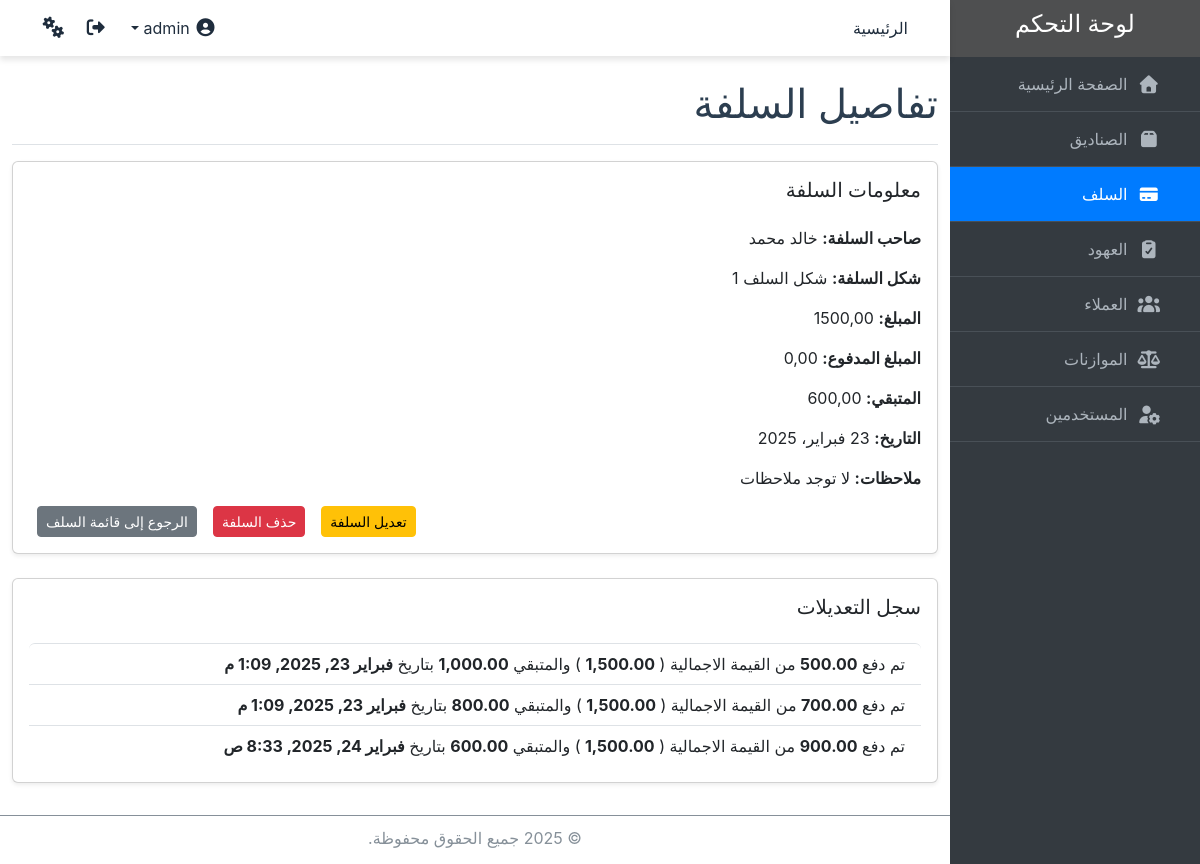
/loans/4/ (signed in), run on the app's committed database.
### core/models.py (models this page shows, shortened)
class Loan(models.Model):
    loan_owner = models.CharField(max_length=100, default='', verbose_name="صاحب السلف")
    loan_type = models.ForeignKey('LoanType', on_delete=models.CASCADE, related_name='loans', verbose_name="شكل السلف")
    amount = models.DecimalField(max_digits=10, decimal_places=2, default=0, verbose_name="قيمة السلف")
    paid_amount = models.DecimalField(max_digits=10, decimal_places=2, default=0, verbose_name="المبلغ المدفوع")
    remaining_amount = models.DecimalField(max_digits=10, decimal_places=2, default=0, null=True, verbose_name="المتبقي")
    note = models.TextField(verbose_name="ملاحظات", blank=True, null=True)
    date = models.DateField(verbose_name="تاريخ السلفة", auto_now_add=True)
    class Meta:
        verbose_name = "سلفة"
        verbose_name_plural = "السلف"

class LoanType(models.Model):
    type = models.CharField(max_length=50, unique=True, verbose_name="شكل السلف")
    class Meta:
        verbose_name = "شكل السلف"
        verbose_name_plural = "اشكال السلف"
        default_permissions = []
    def __str__(self):
        return self.type

class LoanHistory(models.Model):
    loan = models.ForeignKey(Loan, on_delete=models.CASCADE, related_name="history", verbose_name="السلفة")
    amount = models.DecimalField(max_digits=10, decimal_places=2, verbose_name="القيمة")
    paid_amount = models.DecimalField(max_digits=10, decimal_places=2, verbose_name="المبلغ المدفوع")
    remaining_amount = models.DecimalField(max_digits=10, decimal_places=2, verbose_name="المتبقي")
    note = models.TextField(verbose_name="ملاحظات", blank=True, null=True)
    date = models.DateTimeField(auto_now_add=True, verbose_name="تاريخ التعديل")
    class Meta:
        verbose_name = "سجل السلفة"
        verbose_name_plural = "سجلات السلف"
        default_permissions = []
    def formatted_amount(self):
        return "{:,.2f}".format(self.amount)
    def formatted_paid_amount(self):
        return "{:,.2f}".format(self.paid_amount)
    def formatted_remaining_amount(self):
        return "{:,.2f}".format(self.remaining_amount)

### core/views.py (the view)
# urls.py: path('loans/<int:pk>/', views.LoanDetailView.as_view(), name='loan_detail'),
class LoanDetailView(PermissionMixin, DetailView):
    model = Loan
    template_name = 'loans/loan_detail.html'
    permission_required = 'core.view_loan'

### core/views.py (called while the page is built)
    def has_permission(self):
        perms = self.get_permission_required()
        return self.request.user.has_perms(perms) or self.request.user.is_superuser

### core/templates/loans/loan_detail.html (shortened to what this page needs)
{% extends 'base.html' %}
{% block content %}
  <div class="container mt-4">
    <div class="d-flex justify-content-between align-items-center border-bottom pb-2 mb-3">
        <h1 class="text-right">تفاصيل السلفة</h1>
    </div>
    <div class="card shadow-sm border-1 mb-4">
      <div class="card-body">
        <h5 class="card-title mb-4">معلومات السلفة</h5>
        <div class="row">
            <p><strong>صاحب السلفة:</strong> {{ object.loan_owner }}</p>
            <p><strong>شكل السلفة:</strong> {{ object.loan_type }}</p>
            <p><strong>المبلغ:</strong> {{ object.amount }}</p>
            <p><strong>المبلغ المدفوع:</strong> {{ object.paid_amount }}</p>
            <p><strong>المتبقي:</strong> {{ object.remaining_amount }}</p>
            <p><strong>التاريخ:</strong> {{ object.date }}</p>
            <p><strong>ملاحظات:</strong> {{ object.note|default:"لا توجد ملاحظات" }}</p>
        </div>
        <div class="d-flex justify-content-end">
          <a href="{% url 'loan_update' object.pk %}" class="btn btn-warning btn-sm mx-2">تعديل السلفة</a>
          <a href="{% url 'loan_delete' object.pk %}" class="btn btn-danger btn-sm mx-2">حذف السلفة</a>
          <a href="{% url 'loan_list' %}" class="btn btn-secondary btn-sm mx-2">الرجوع إلى قائمة السلف</a>
        </div>
      </div>
    </div>
    <div class="card shadow-sm border-1">
      <div class="card-body">
        <h5 class="card-title mb-4">سجل التعديلات</h5>
        {% if object.history.all %}
          <ul class="list-group" style="padding-right: 0;">
            {% for history in object.history.all %}
              <li class="list-group-item" style="border-width: 1px 0 0;">
                تم دفع <strong>{{ history.formatted_paid_amount }}</strong> من القيمة الاجمالية ( <strong>{{ history.formatted_amount }}</strong> )
                والمتبقي <strong>{{ history.formatted_remaining_amount }}</strong>
                بتاريخ  <strong>{{ history.date }}</strong>
              </li>
            {% endfor %}
          </ul>
        {% else %}
          <p class="text-muted">لا يوجد سجل تعديلات لهذه السلفة.</p>
        {% endif %}
      </div>
    </div>
  </div>
{% endblock %}

### static/css/styles.css (style rules this page uses)
body { margin: 0; margin-right: 250px; font-family: "Source Sans Pro",-apple-system,BlinkMacSystemFont,"Segoe UI",Roboto,"Helvetica Neue",Arial,sans-serif,"Apple Color Emoji","Segoe UI Emoji","Segoe UI Symbol"; font-size: 1rem; font-weight: 400; line-height: 1.5; color: rgb(33, 37, 41); text-align: right; background-color: #fff; }
.container h1 { color: #2c3e50; }

### data on the page
Loan: loan_owner "خالد محمد", loan_type "شكل السلف 1", amount "1500,00", paid_amount "0,00", remaining_amount "600,00", date "23 فبراير، 2025", note "لا توجد ملاحظات"
LoanHistory: formatted_paid_amount "500.00", formatted_amount "1,500.00", formatted_remaining_amount "1,000.00", date "فبراير 23, 2025, 1:09 م"
LoanHistory: formatted_paid_amount "700.00", formatted_amount "1,500.00", formatted_remaining_amount "800.00", date "فبراير 23, 2025, 1:09 م"
LoanHistory: formatted_paid_amount "900.00", formatted_amount "1,500.00", formatted_remaining_amount "600.00", date "فبراير 24, 2025, 8:33 ص"
